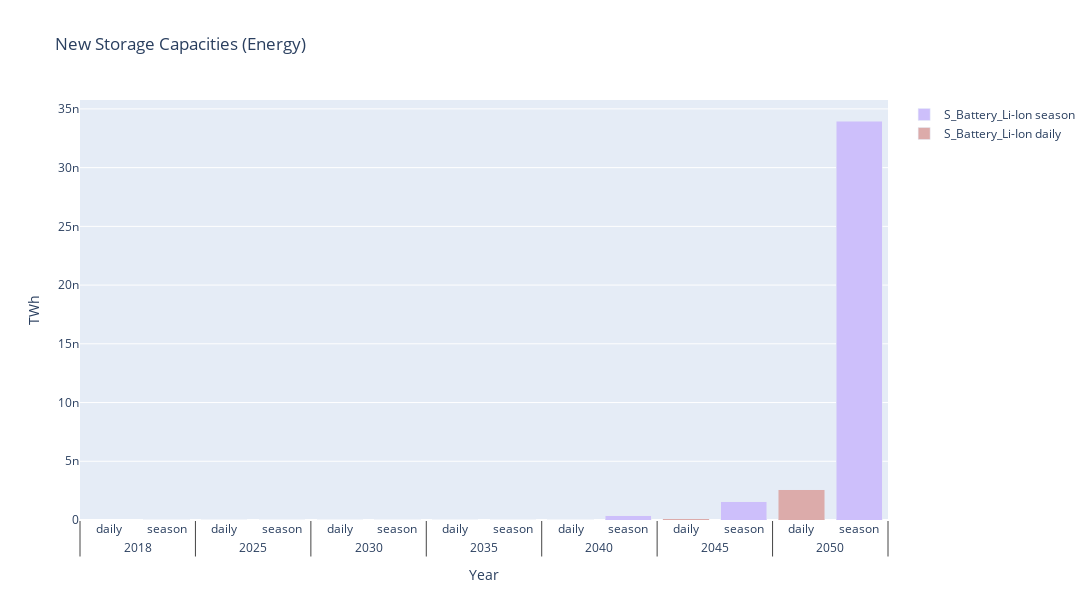
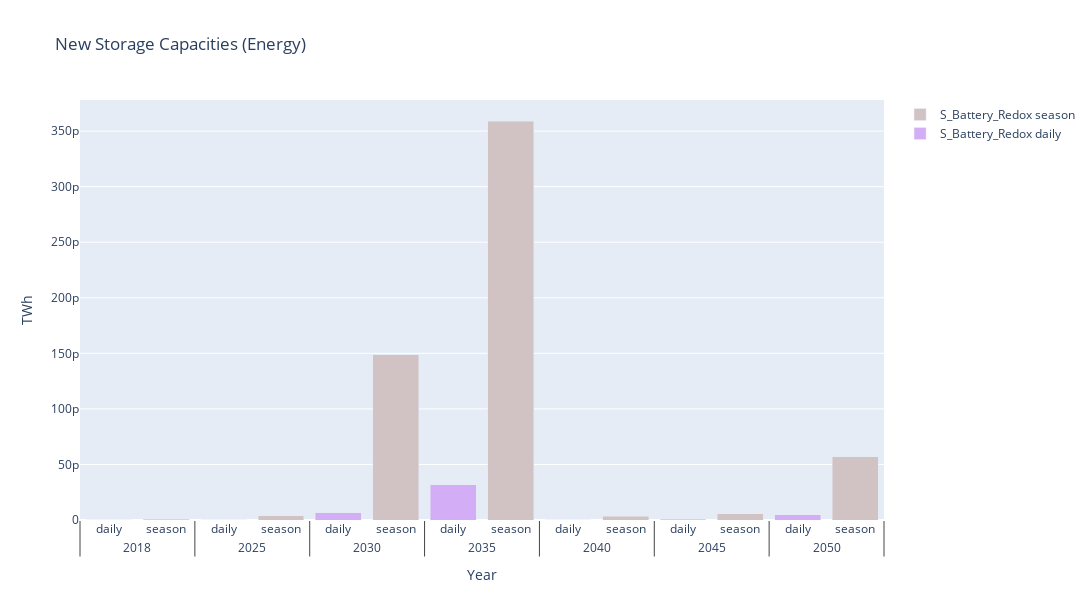
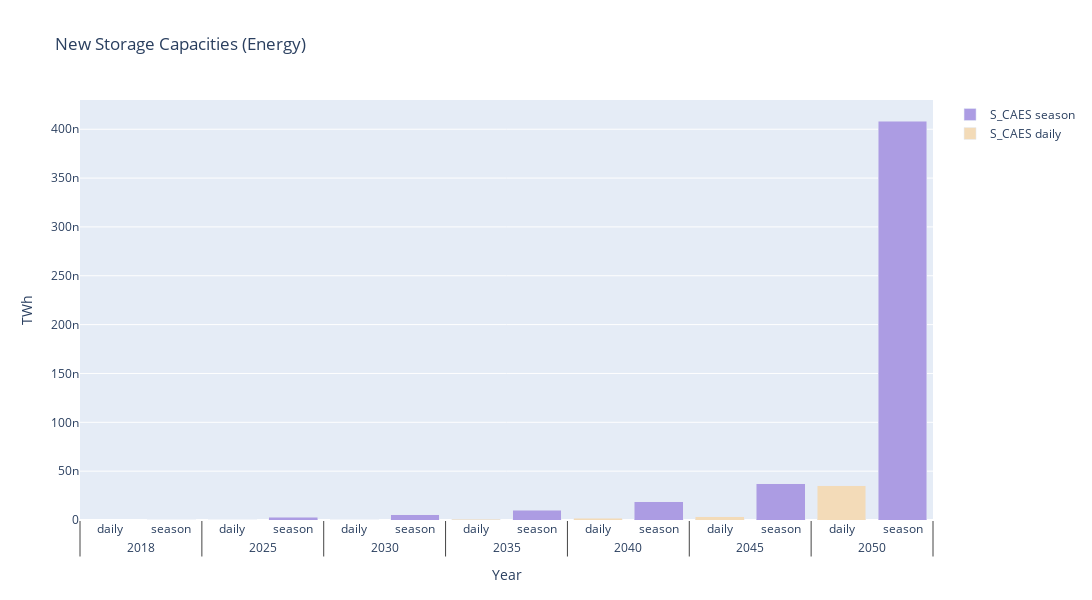
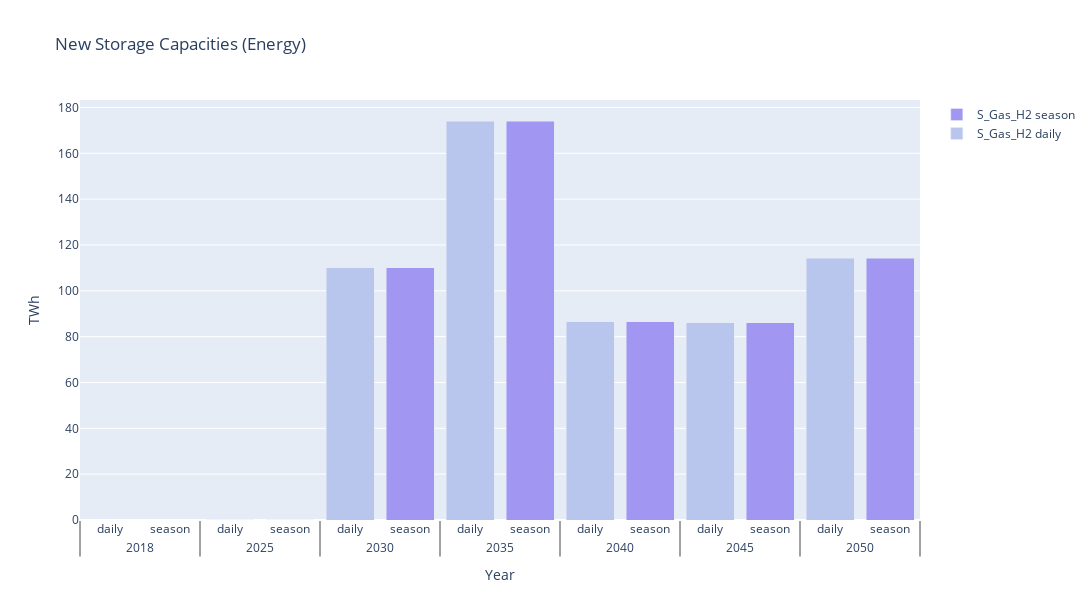

The notebook cell these images were saved under, in order:
### Code cell
for s in s_over_zero:
    bar_capacity_evolution_fig(s, region=REGION, daily_data=DAILY_DATA, season_data=SEASON_DATA, write_fig=WRITE_FIGS).show()

### Figure 1 — Plotly figure (JSON) as saved in the notebook; plotly's stock layout.template omitted (floating-point values rounded to 4 significant figures)
{"data": [{"marker": {"color": "#dcabaa"}, "name": "S_Battery_Li-Ion daily", "showlegend": true, "type": "bar", "x": [["2018", "2025", "2030", "2035", "2040", "2045", "2050"], ["daily", "daily", "daily", "daily", "daily", "daily", "daily"]], "y": [5.315e-14, 2.728e-12, 3.888e-12, 2.635e-11, 1.757e-11, 9.373e-11, 2.588e-09]}, {"marker": {"color": "#cdbffb"}, "name": "S_Battery_Li-Ion season", "showlegend": true, "type": "bar", "x": [["2018", "2025", "2030", "2035", "2040", "2045", "2050"], ["season", "season", "season", "season", "season", "season", "season"]], "y": [6.659e-13, 1.505e-12, 4.007e-12, 1.941e-11, 3.649e-10, 1.538e-09, 3.397e-08]}], "layout": {"barmode": "stack", "height": 600, "title": {"text": "New Storage Capacities (Energy)"}, "width": 1200, "xaxis": {"title": {"text": "Year"}}, "yaxis": {"title": {"text": "TWh"}}}}

### Figure 2 — Plotly figure (JSON) as saved in the notebook; plotly's stock layout.template omitted (floating-point values rounded to 4 significant figures)
{"data": [{"marker": {"color": "#d3aef6"}, "name": "S_Battery_Redox daily", "showlegend": true, "type": "bar", "x": [["2018", "2025", "2030", "2035", "2040", "2045", "2050"], ["daily", "daily", "daily", "daily", "daily", "daily", "daily"]], "y": [4.388e-14, 3.185e-13, 6.605e-12, 3.17e-11, 3.226e-13, 6.693e-13, 4.75e-12]}, {"marker": {"color": "#d1c2c4"}, "name": "S_Battery_Redox season", "showlegend": true, "type": "bar", "x": [["2018", "2025", "2030", "2035", "2040", "2045", "2050"], ["season", "season", "season", "season", "season", "season", "season"]], "y": [4.738e-13, 3.639e-12, 1.487e-10, 3.591e-10, 3.529e-12, 5.783e-12, 5.705e-11]}], "layout": {"barmode": "stack", "height": 600, "title": {"text": "New Storage Capacities (Energy)"}, "width": 1200, "xaxis": {"title": {"text": "Year"}}, "yaxis": {"title": {"text": "TWh"}}}}

### Figure 3 — Plotly figure (JSON) as saved in the notebook; plotly's stock layout.template omitted (floating-point values rounded to 4 significant figures)
{"data": [{"marker": {"color": "#f3dbb8"}, "name": "S_CAES daily", "showlegend": true, "type": "bar", "x": [["2018", "2025", "2030", "2035", "2040", "2045", "2050"], ["daily", "daily", "daily", "daily", "daily", "daily", "daily"]], "y": [1.898e-12, 2.265e-10, 4.556e-10, 8.211e-10, 1.589e-09, 3.155e-09, 3.482e-08]}, {"marker": {"color": "#ac9ce3"}, "name": "S_CAES season", "showlegend": true, "type": "bar", "x": [["2018", "2025", "2030", "2035", "2040", "2045", "2050"], ["season", "season", "season", "season", "season", "season", "season"]], "y": [2.467e-11, 2.766e-09, 5.535e-09, 1.019e-08, 1.886e-08, 3.72e-08, 4.084e-07]}], "layout": {"barmode": "stack", "height": 600, "title": {"text": "New Storage Capacities (Energy)"}, "width": 1200, "xaxis": {"title": {"text": "Year"}}, "yaxis": {"title": {"text": "TWh"}}}}

### Figure 4 — Plotly figure (JSON) as saved in the notebook; plotly's stock layout.template omitted (floating-point values rounded to 4 significant figures)
{"data": [{"marker": {"color": "#b8c6ed"}, "name": "S_Gas_H2 daily", "showlegend": true, "type": "bar", "x": [["2018", "2025", "2030", "2035", "2040", "2045", "2050"], ["daily", "daily", "daily", "daily", "daily", "daily", "daily"]], "y": [1.166e-06, 0.1162, 110.0, 174.1, 86.5, 86.12, 114.2]}, {"marker": {"color": "#a197f3"}, "name": "S_Gas_H2 season", "showlegend": true, "type": "bar", "x": [["2018", "2025", "2030", "2035", "2040", "2045", "2050"], ["season", "season", "season", "season", "season", "season", "season"]], "y": [1.359e-05, 0.1185, 110.0, 174.1, 86.5, 86.12, 114.2]}], "layout": {"barmode": "stack", "height": 600, "title": {"text": "New Storage Capacities (Energy)"}, "width": 1200, "xaxis": {"title": {"text": "Year"}}, "yaxis": {"title": {"text": "TWh"}}}}
